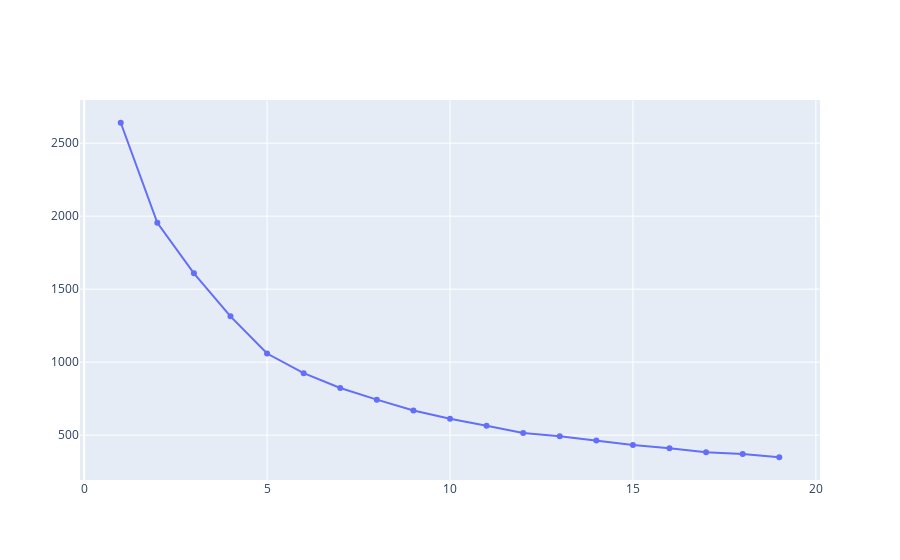

Notebook cell for this chart:
### Code cell
import plotly.graph_objects as go

fig = go.Figure(data=go.Scatter(x=frame['Cluster'], y=frame['SSE']))
fig.show()

### Figure 1 — Plotly figure (JSON) as saved in the notebook; plotly's stock layout.template omitted (floating-point values rounded to 4 significant figures)
{"data": [{"type": "scatter", "x": [1, 2, 3, 4, 5, 6, 7, 8, 9, 10, 11, 12, 13, 14, 15, 16, 17, 18, 19], "y": [2640, 1955.0, 1608.0, 1314.0, 1059.0, 924.8, 823.4, 743.2, 668.6, 612.3, 563.8, 515.3, 492.0, 463.8, 432.8, 410.0, 383.5, 371.0, 348.6]}], "layout": {}}
